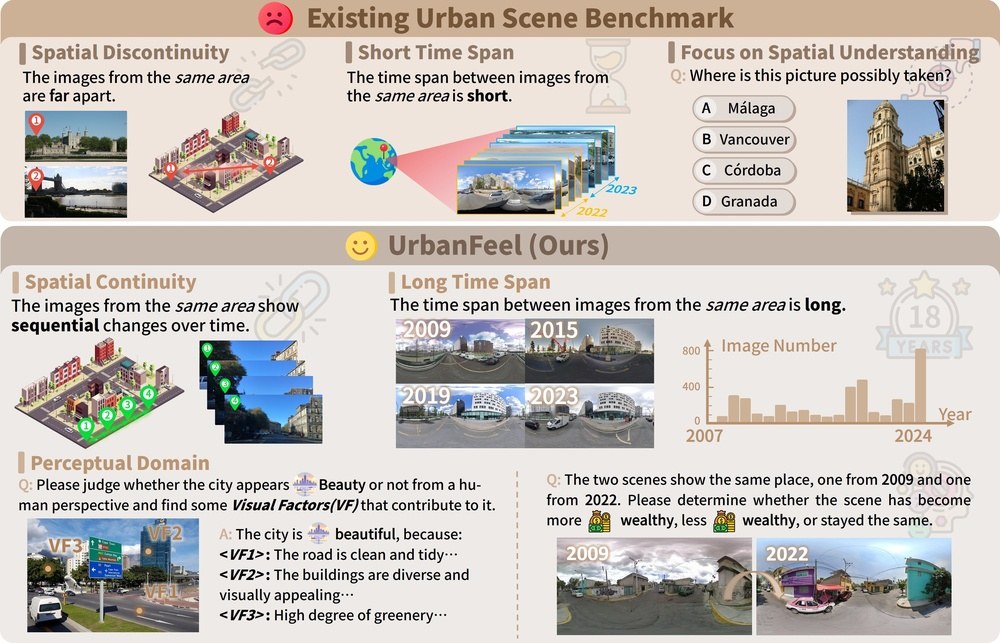
#> input picture figs/comparison.jpg, 1000 x 643 px, shrunk from 3920 x 2519 before the run
$ python -i image_fetch.py   (imports and definitions only)
#> lines starting #> are read from the running program, lines starting #| are printed output that depends on the picture
import PIL

def is_image_corrupted(file_path):
    try:
        with PIL.Image.open(file_path) as img:
            img.verify()
        with PIL.Image.open(file_path) as img:
            img.load()
        return False
    except Exception as e:
        print(f"Image damaged : {file_path},Error:{e}")
        return True

def fetch_local_image(image_url: str, image_mode: str = "RGB"):
    return PIL.Image.open(image_url).convert(image_mode)

def fetch_local_image_north(image_url: str, image_mode: str = "RGB", random_percentage: float = 0.2):
#> called with image_url = '../../figs/comparison.jpg', image_mode = 'RGB', random_percentage = 0.2
    image = PIL.Image.open(image_url).convert(image_mode)
#> image is the input picture: PIL image 1000x643 RGB; mean R, G, B 197.8, 192.1, 186.8

    width, height = image.size
#> width = 1000; height = 643


    left_width = int(width * random_percentage)
#> left_width = 200
    right_image = image.crop((left_width, 0, width, height))
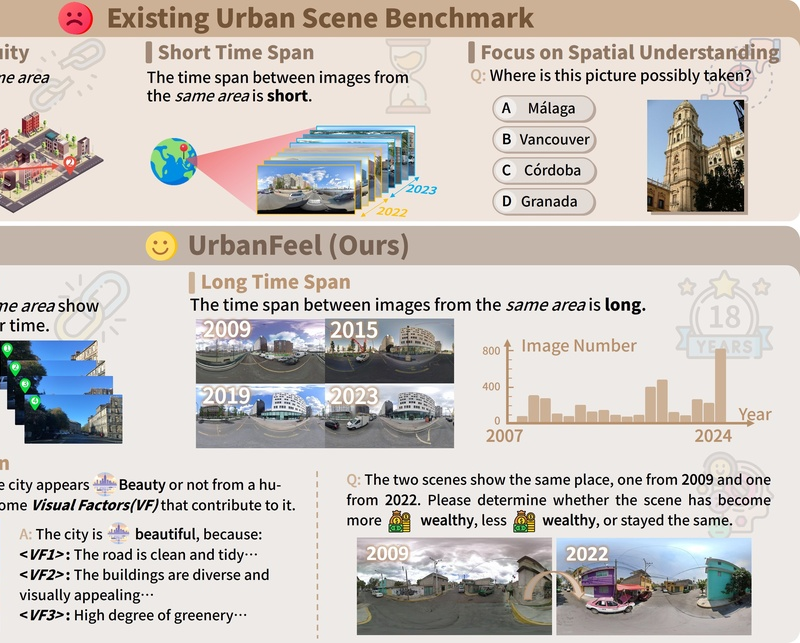
#> right_image: PIL image 800x643 RGB; mean R, G, B 200.4, 194.3, 189.4


    left_image = image.crop((0, 0, left_width, height))
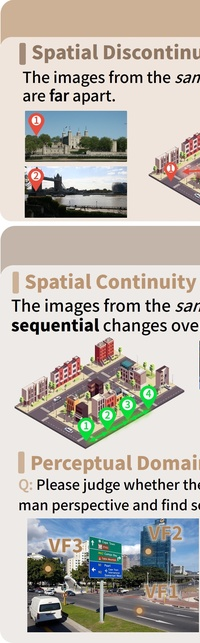
#> left_image: PIL image 200x643 RGB; mean R, G, B 187.6, 183, 176.1


    combined_image = PIL.Image.new(image_mode, (width * 2 - left_width, height))
#> combined_image: PIL image 1800x643 RGB; every value is 0
    combined_image.paste(left_image, (0, 0))
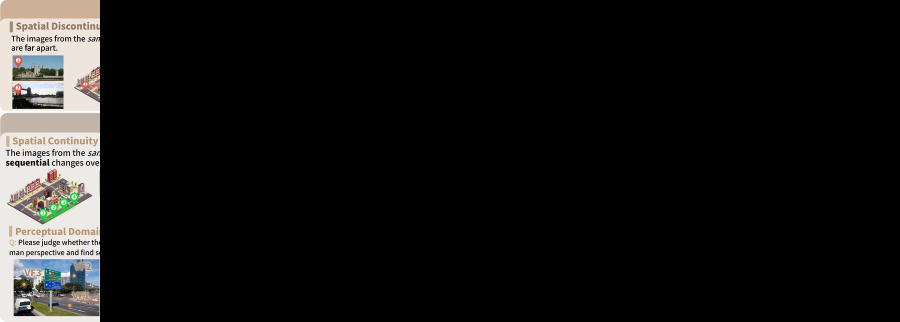
#> combined_image: PIL image 1800x643 RGB (shown at 1/2 size); mean R, G, B 20.8, 20.3, 19.6
    combined_image.paste(right_image, (left_width, 0))
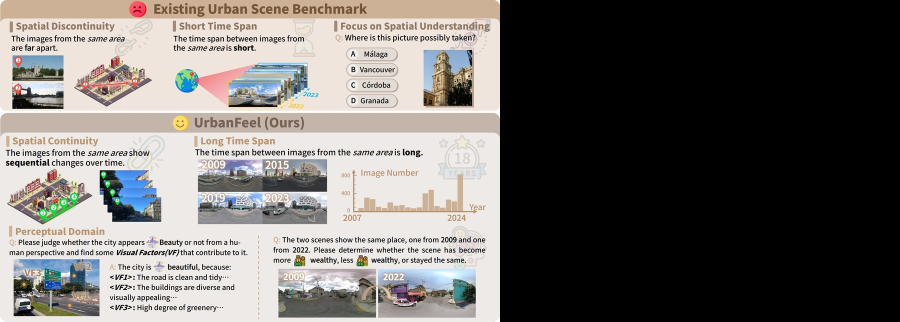
#> combined_image: PIL image 1800x643 RGB (shown at 1/2 size); mean R, G, B 109.9, 106.7, 103.8

    return combined_image

>>> result = fetch_local_image_north('../../figs/comparison.jpg')
